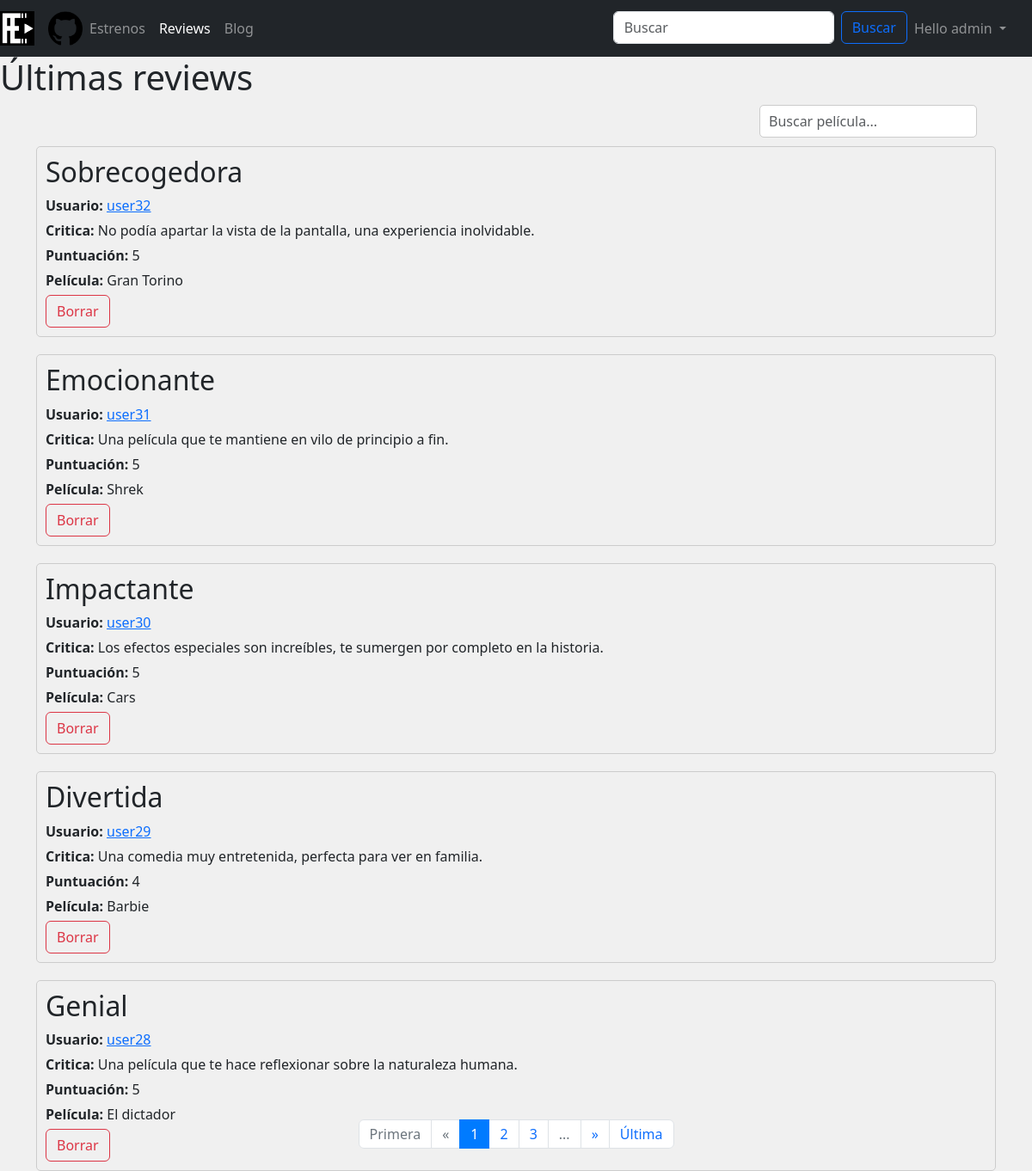
The page /lastReviews.php (signed in) on the database its author committed.
### tables this page shows
CREATE TABLE `reviews` (
  `ID` int(20) UNSIGNED NOT NULL,
  `usuario` varchar(20) NOT NULL,
  `titulo` varchar(100) NOT NULL,
  `critica` varchar(300) NOT NULL,
  `puntuacion` int(5) UNSIGNED NOT NULL,
  `pelicula` varchar(20) NOT NULL
);

### includes/DTOs/reviewDTO.php (called while the page is built, shortened)
<?php
class reviewDTO
{
    private function setReview($ID, $usuario, $titulo, $critica, $puntuacion, $pelicula)
    {
        $this->ID = $ID;
        $this->usuario = $usuario;
        $this->titulo = $titulo;
        $this->critica = $critica;
        $this->puntuacion = $puntuacion;
        $this->pelicula = $pelicula;
    }
}

### includes/DAOs/reviewDAO.php (called while the page is built, shortened)
<?php
require_once __DIR__ . '/../DTOs/reviewDTO.php';
class ReviewDAO
{
    public function obtener5Reviews($skip)
    {
        $this->conexion = Aplicacion::getInstance()->getConexionBd();
        $query = "SELECT * FROM reviews ORDER BY ID DESC LIMIT 5 OFFSET ?";
        $statement = $this->conexion->prepare($query);
        $statement->bind_param("i", $skip);
        $statement->execute();
        $result = $statement->get_result();
        $reviews = array();
        while ($row = $result->fetch_assoc()) {
            $review = new reviewDTO(
                $row['ID'],
                $row['usuario'],
                $row['titulo'],
                $row['critica'],
                $row['puntuacion'],
                $row['pelicula']
            );
            $reviews[] = $review;
        }
        return $reviews;
    }
}

### includes/Aplicacion.php (called while the page is built, shortened)
<?php
class Aplicacion
{
	private $bdDatosConexion;
	private $inicializada = false;
	private $conn;
	public function init($bdDatosConexion)
	{
		if (!$this->inicializada) {
			$this->bdDatosConexion = $bdDatosConexion;
			$this->inicializada = true;
		}
	}
	public function getConexionBd()
	{
		if (!$this->conn) {
			$bdHost = $this->bdDatosConexion['host'];
			$bdUser = $this->bdDatosConexion['user'];
			$bdPass = $this->bdDatosConexion['pass'];
			$bd = $this->bdDatosConexion['bd'];
			$conn = new mysqli($bdHost, $bdUser, $bdPass, $bd);
			$this->conn = $conn;
		}
		return $this->conn;
	}
}

### includes/SAs/reviewSA.php (called while the page is built, shortened)
<?php
require_once __DIR__ . '/../DAOs/reviewDAO.php';
require_once __DIR__ . '/../DTOs/reviewDTO.php';
class ReviewSA
{
    public function obtener5reviews($skip)
    {
        $reviewDAO = new reviewDAO();
        $reviews = $reviewDAO->obtener5reviews($skip);
        return $reviews;
    }
}

### includes/reviewsPlantilla.php (the view, shortened to what this page needs)
<?php
function renderizarReviews($reviews_mostradas) {
    $html = '<div class="container">';
    foreach ($reviews_mostradas as $review) {
        $editar = '';
        $borrar = '';
        if (isset($_SESSION["user_obj"])) {
            if (unserialize($_SESSION["user_obj"])->getNombreUsuario() === $review->usuario ||
                unserialize($_SESSION["user_obj"])->getRole() == 1 ||
                unserialize($_SESSION["user_obj"])->getRole() == 2) {
                $borrar = '<a href="includes/borrarReview.php?id=' . $review->ID . '"><button class="btn btn-outline-danger">Borrar</button></a>';
            }
        }
        $html .= '
            <div class="review">
                <h2>' . $review->titulo . '</h2>
                <p><strong>Usuario:</strong> <a href="usuario.php?nombre=' . $review->usuario . '">' . $review->usuario . '</a></p>
                <p><strong>Critica:</strong> ' . $review->critica . '</p>
                <p><strong>Puntuación:</strong> ' . $review->puntuacion . '</p>
                <p><strong>Película:</strong> ' . $review->pelicula . '</p>
                ' . $editar . '
                ' . $borrar . '
            </div>';
    }
    return $html;
}
?>

### css/estilo.css (style rules this page uses)
html, body { margin: 0; padding: 0; height: 100%; background-color: #f0f0f0; }
.review { margin-bottom: 20px; padding: 10px; border: 1px solid #ccc; border-radius: 5px; }
.review h2 { margin-top: 0; }
.review p { margin-bottom: 5px; }

### rows shown on the page
reviews: titulo "Sobrecogedora", usuario "user32", critica "No podía apartar la vista de la pantalla, una experiencia inolvidable.", puntuacion "5", pelicula "Gran Torino"
reviews: titulo "Emocionante", usuario "user31", critica "Una película que te mantiene en vilo de principio a fin.", puntuacion "5", pelicula "Shrek"
reviews: titulo "Impactante", usuario "user30", critica "Los efectos especiales son increíbles, te sumergen por completo en la historia.", puntuacion "5", pelicula "Cars"
reviews: titulo "Divertida", usuario "user29", critica "Una comedia muy entretenida, perfecta para ver en familia.", puntuacion "4", pelicula "Barbie"
reviews: titulo "Genial", usuario "user28", critica "Una película que te hace reflexionar sobre la naturaleza humana.", puntuacion "5", pelicula "El dictador"

### other values the page prints
$username "admin"
